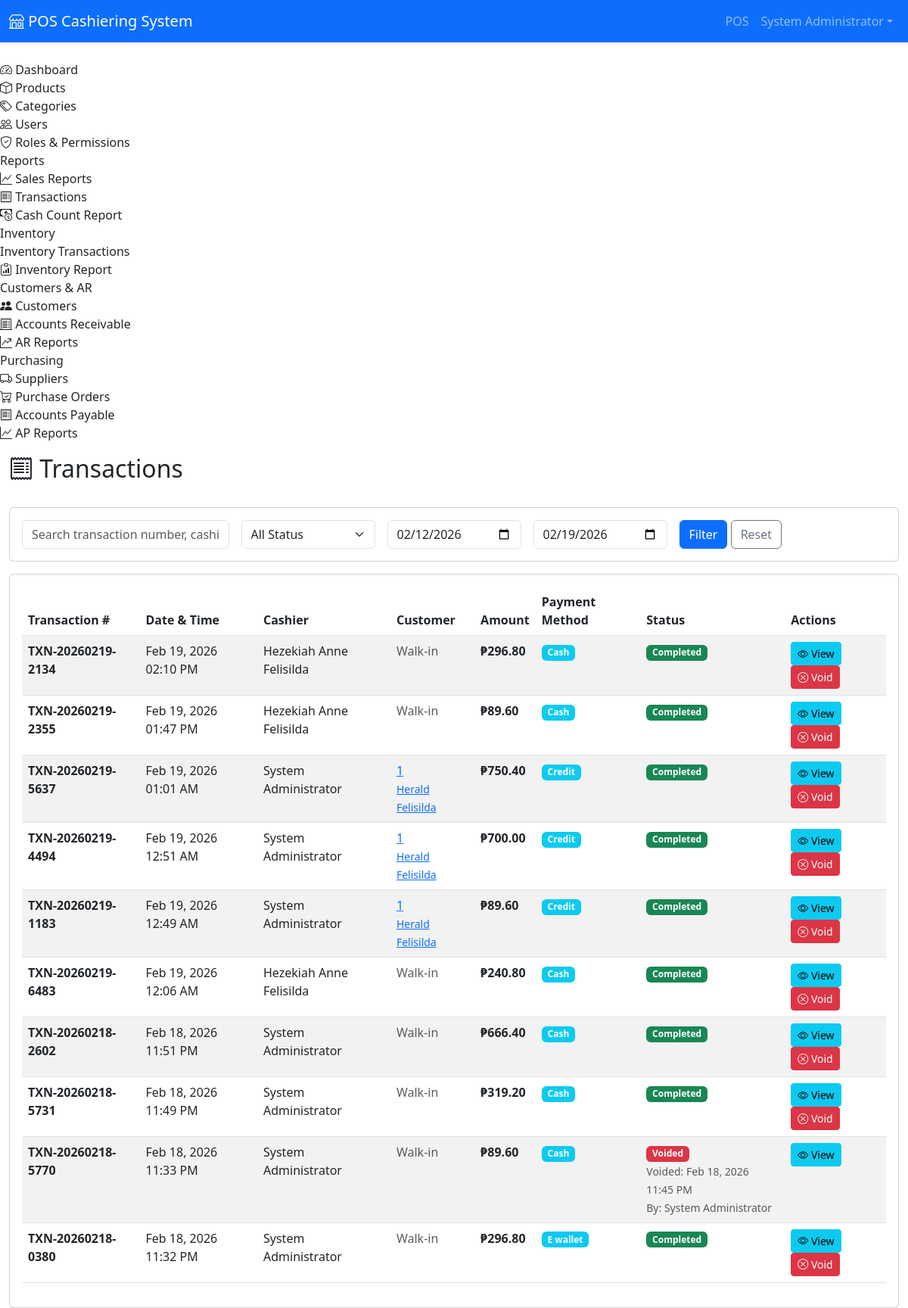
Page /POS/admin/transactions.php (signed in) on the committed database.
### tables this page shows
CREATE TABLE `transactions` (
  `id` int(11) NOT NULL AUTO_INCREMENT,
  `transaction_number` varchar(50) NOT NULL,
  `user_id` int(11) NOT NULL,
  `customer_id` int(11) DEFAULT NULL,
  `total_amount` decimal(10,2) NOT NULL,
  `discount_amount` decimal(10,2) DEFAULT 0.00,
  `tax_amount` decimal(10,2) DEFAULT 0.00,
  `final_amount` decimal(10,2) NOT NULL,
  `payment_method` enum('cash','credit_card','e_wallet','credit') DEFAULT 'cash',
  `payment_status` enum('pending','completed','refunded','voided') DEFAULT 'completed',
  `voided_at` timestamp NULL DEFAULT NULL,
  `voided_by` int(11) DEFAULT NULL,
  `void_reason` text DEFAULT NULL,
  `is_synced` tinyint(1) DEFAULT 0,
  `synced_at` timestamp NULL DEFAULT NULL,
  `created_at` timestamp NOT NULL DEFAULT current_timestamp(),
  `updated_at` timestamp NOT NULL DEFAULT current_timestamp() ON UPDATE current_timestamp(),
  PRIMARY KEY (`id`),
  UNIQUE KEY `transaction_number` (`transaction_number`),
  KEY `idx_transaction_number` (`transaction_number`),
  KEY `idx_user` (`user_id`),
  KEY `idx_created` (`created_at`),
  KEY `idx_synced` (`is_synced`),
  KEY `voided_by` (`voided_by`),
  KEY `idx_voided` (`voided_at`),
  KEY `idx_customer` (`customer_id`),
  CONSTRAINT `transactions_ibfk_1` FOREIGN KEY (`user_id`) REFERENCES `users` (`id`),
  CONSTRAINT `transactions_ibfk_2` FOREIGN KEY (`voided_by`) REFERENCES `users` (`id`) ON DELETE SET NULL,
  CONSTRAINT `transactions_ibfk_3` FOREIGN KEY (`customer_id`) REFERENCES `customers` (`id`) ON DELETE SET NULL
);

CREATE TABLE `users` (
  `id` int(11) NOT NULL AUTO_INCREMENT,
  `username` varchar(50) NOT NULL,
  `email` varchar(100) NOT NULL,
  `password` varchar(255) NOT NULL,
  `full_name` varchar(100) NOT NULL,
  `avatar_url` varchar(255) DEFAULT NULL COMMENT 'Profile image path relative to uploads/avatars/',
  `role_id` int(11) NOT NULL,
  `is_active` tinyint(1) DEFAULT 1,
  `created_at` timestamp NOT NULL DEFAULT current_timestamp(),
  `updated_at` timestamp NOT NULL DEFAULT current_timestamp() ON UPDATE current_timestamp(),
  PRIMARY KEY (`id`),
  UNIQUE KEY `username` (`username`),
  UNIQUE KEY `email` (`email`),
  KEY `idx_role` (`role_id`),
  KEY `idx_active` (`is_active`)
);

CREATE TABLE `customers` (
  `id` int(11) NOT NULL AUTO_INCREMENT,
  `customer_code` varchar(50) NOT NULL,
  `customer_name` varchar(255) NOT NULL,
  `email` varchar(255) DEFAULT NULL,
  `phone` varchar(50) DEFAULT NULL,
  `address` text DEFAULT NULL,
  `city` varchar(100) DEFAULT NULL,
  `state` varchar(100) DEFAULT NULL,
  `zip_code` varchar(20) DEFAULT NULL,
  `birth_date` date DEFAULT NULL,
  `customer_type` enum('regular','member') DEFAULT 'regular',
  `credit_limit` decimal(15,2) DEFAULT 0.00,
  `balance` decimal(15,2) DEFAULT 0.00 COMMENT 'Current outstanding balance',
  `points_balance` int(11) DEFAULT 0 COMMENT 'Reward points balance',
  `points_earned_total` int(11) DEFAULT 0 COMMENT 'Total points earned (lifetime)',
  `standing` enum('good','warning','bad') DEFAULT 'good',
  `is_active` tinyint(1) DEFAULT 1,
  `notes` text DEFAULT NULL,
  `created_at` timestamp NOT NULL DEFAULT current_timestamp(),
  `updated_at` timestamp NOT NULL DEFAULT current_timestamp() ON UPDATE current_timestamp(),
  PRIMARY KEY (`id`),
  UNIQUE KEY `customer_code` (`customer_code`),
  KEY `idx_code` (`customer_code`),
  KEY `idx_name` (`customer_name`),
  KEY `idx_type` (`customer_type`),
  KEY `idx_standing` (`standing`),
  KEY `idx_active` (`is_active`)
);

### POS/config/database.php (called while the page is built, shortened)
<?php
class Database {
    private $host = DB_HOST;
    private $user = DB_USER;
    private $pass = DB_PASS;
    private $name = DB_NAME;
    private $conn;
    private function connect() {
        try {
            $this->conn = new PDO(
                "mysql:host={$this->host};dbname={$this->name};charset=utf8mb4",
                $this->user,
                $this->pass,
                [
                    PDO::ATTR_ERRMODE => PDO::ERRMODE_EXCEPTION,
                    PDO::ATTR_DEFAULT_FETCH_MODE => PDO::FETCH_ASSOC,
                    PDO::ATTR_EMULATE_PREPARES => false
                ]
            );
        } catch (PDOException $e) {
            error_log("Database connection failed: " . $e->getMessage());
            throw new Exception("Database connection failed. Please check your database configuration and ensure the database 'pos_system' exists. Error: " . $e->getMessage());
        }
    }
    public function query($sql, $params = []) {
        try {
            $stmt = $this->conn->prepare($sql);
            $stmt->execute($params);
            return $stmt;
        } catch (PDOException $e) {
            error_log("Database query error: " . $e->getMessage());
            throw $e;
        }
    }
    public function fetch($sql, $params = []) {
        return $this->query($sql, $params)->fetch();
    }
    public function fetchAll($sql, $params = []) {
        return $this->query($sql, $params)->fetchAll();
    }
}

### POS/config/auth.php (called while the page is built, shortened)
<?php
require_once __DIR__ . '/database.php';
class Auth {
    private $db;
    public function __construct() {
        $this->db = new Database();
    }
    public function hasPermission($permission_name) {
        $permission = $this->db->fetch(
            "SELECT rp.id FROM role_permissions rp
             JOIN permissions p ON rp.permission_id = p.id
             WHERE rp.role_id = ? AND p.permission_name = ?",
            [$_SESSION['role_id'], $permission_name]
        );
        return $permission !== false;
    }
}

### POS/admin/transactions.php (the view, shortened to what this page needs)
<?php
require_once __DIR__ . '/includes/header.php';
require_once __DIR__ . '/../config/database.php';
$auth->requirePermission('view_reports');
$db = new Database();
$page = $_GET['page'] ?? 1;
$search = $_GET['search'] ?? '';
$date_from = $_GET['date_from'] ?? date('Y-m-d', strtotime('-7 days'));
$date_to = $_GET['date_to'] ?? date('Y-m-d');
$offset = ($page - 1) * ITEMS_PER_PAGE;
$where = "WHERE DATE(t.created_at) BETWEEN ? AND ?";
$params = [$date_from, $date_to];
$transactions = $db->fetchAll(
    "SELECT t.*, u.full_name as cashier_name, u2.full_name as voided_by_name,
     c.customer_code, c.customer_name
     FROM transactions t
     JOIN users u ON t.user_id = u.id
     LEFT JOIN users u2 ON t.voided_by = u2.id
     LEFT JOIN customers c ON t.customer_id = c.id
     $where
     ORDER BY t.created_at DESC
     LIMIT ? OFFSET ?",
    array_merge($params, [ITEMS_PER_PAGE, $offset])
);
$can_void = $auth->hasPermission('void_transactions');
?>
<div class="d-flex justify-content-between align-items-center mb-4">
    <h2><i class="bi bi-receipt"></i> Transactions</h2>
</div>
<div class="card mb-3">
    <div class="card-body">
        <form method="GET" class="row g-3">
            <div class="col-md-3">
                <input type="text" class="form-control" name="search" placeholder="Search transaction number, cashier, or customer..." value="<?php echo htmlspecialchars($search); ?>">
            </div>
            <div class="col-md-2">
                <select class="form-select" name="status">
                    <option value="">All Status</option>
                </select>
            </div>
            <div class="col-md-2">
                <input type="date" class="form-control" name="date_from" value="<?php echo $date_from; ?>">
            </div>
            <div class="col-md-2">
                <input type="date" class="form-control" name="date_to" value="<?php echo $date_to; ?>">
            </div>
            <div class="col-md-3">
                <button type="submit" class="btn btn-primary">Filter</button>
                <a href="transactions.php" class="btn btn-outline-secondary">Reset</a>
            </div>
        </form>
    </div>
</div>
<div class="card">
    <div class="card-body">
        <div class="table-responsive">
            <table class="table table-striped table-hover">
                <thead>
                    <tr>
                        <th>Transaction #</th>
                        <th>Date & Time</th>
                        <th>Cashier</th>
                        <th>Customer</th>
                        <th>Amount</th>
                        <th>Payment Method</th>
                        <th>Status</th>
                        <th>Actions</th>
                    </tr>
                </thead>
                <tbody>
                    <?php foreach ($transactions as $trans): ?>
                    <tr>
                        <td><strong><?php echo htmlspecialchars($trans['transaction_number']); ?></strong></td>
                        <td><?php echo date('M d, Y h:i A', strtotime($trans['created_at'])); ?></td>
                        <td><?php echo htmlspecialchars($trans['cashier_name']); ?></td>
                        <td>
                            <?php if ($trans['customer_code']): ?>
                            <a href="<?php echo APP_URL; ?>/admin/customer-details.php?id=<?php echo $trans['customer_id']; ?>">
                                <?php echo htmlspecialchars($trans['customer_code']); ?><br>
                                <small><?php echo htmlspecialchars($trans['customer_name']); ?></small>
                            </a>
                            <?php else: ?>
                            <span class="text-muted">Walk-in</span>
                            <?php endif; ?>
                        </td>
                        <td><strong>₱<?php echo number_format($trans['final_amount'], 2); ?></strong></td>
                        <td>
                            <span class="badge bg-info">
                                <?php echo ucfirst(str_replace('_', ' ', $trans['payment_method'])); ?>
                            </span>
                        </td>
                        <td>
                            <?php
                            $status_class = [
                                'completed' => 'bg-success',
                                'voided' => 'bg-danger',
                                'refunded' => 'bg-warning',
                                'pending' => 'bg-secondary'
                            ];
                            $class = $status_class[$trans['payment_status']] ?? 'bg-secondary';
                            ?>
                            <span class="badge <?php echo $class; ?>">
                                <?php echo ucfirst($trans['payment_status']); ?>
                            </span>
                            <?php if ($trans['voided_at']): ?>
                                <br><small class="text-muted">Voided: <?php echo date('M d, Y h:i A', strtotime($trans['voided_at'])); ?></small>
                                <?php if ($trans['voided_by_name']): ?>
                                    <br><small class="text-muted">By: <?php echo htmlspecialchars($trans['voided_by_name']); ?></small>
                                <?php endif; ?>
                            <?php endif; ?>
                        </td>
                        <td>
                            <button class="btn btn-sm btn-info" onclick="viewTransaction(<?php echo $trans['id']; ?>)">
                                <i class="bi bi-eye"></i> View
                            </button>
                            <?php if ($can_void && $trans['payment_status'] == 'completed'): ?>
                            <button class="btn btn-sm btn-danger" onclick="voidTransaction(<?php echo $trans['id']; ?>, '<?php echo htmlspecialchars($trans['transaction_number']); ?>')">
                                <i class="bi bi-x-circle"></i> Void
                            </button>
                            <?php endif; ?>
                        </td>
                    </tr>
                    <?php endforeach; ?>
                </tbody>
            </table>
        </div>
    </div>
</div>
<?php require_once __DIR__ . '/includes/footer.php'; ?>

### rows in the picture
transactions: transaction_number "TXN-20260219-2134", created_at "Feb 19, 2026 02:10 PM", user.full_name "Hezekiah Anne Felisilda", shows "Walk-in", final_amount "296.80", payment_method "Cash", payment_status "Completed"
transactions: transaction_number "TXN-20260219-2355", created_at "Feb 19, 2026 01:47 PM", user.full_name "Hezekiah Anne Felisilda", shows "Walk-in", final_amount "89.60", payment_method "Cash", payment_status "Completed"
transactions: transaction_number "TXN-20260219-5637", created_at "Feb 19, 2026 01:01 AM", user.full_name "System Administrator", customer.customer_code "1", customer.customer_name "Herald Felisilda", final_amount "750.40", payment_method "Credit", payment_status "Completed"
transactions: transaction_number "TXN-20260219-4494", created_at "Feb 19, 2026 12:51 AM", user.full_name "System Administrator", customer.customer_code "1", customer.customer_name "Herald Felisilda", final_amount "700.00", payment_method "Credit", payment_status "Completed"
transactions: transaction_number "TXN-20260219-1183", created_at "Feb 19, 2026 12:49 AM", user.full_name "System Administrator", customer.customer_code "1", customer.customer_name "Herald Felisilda", final_amount "89.60", payment_method "Credit", payment_status "Completed"
transactions: transaction_number "TXN-20260219-6483", created_at "Feb 19, 2026 12:06 AM", user.full_name "Hezekiah Anne Felisilda", shows "Walk-in", final_amount "240.80", payment_method "Cash", payment_status "Completed"
transactions: transaction_number "TXN-20260218-2602", created_at "Feb 18, 2026 11:51 PM", user.full_name "System Administrator", shows "Walk-in", final_amount "666.40", payment_method "Cash", payment_status "Completed"
transactions: transaction_number "TXN-20260218-5731", created_at "Feb 18, 2026 11:49 PM", user.full_name "System Administrator", shows "Walk-in", final_amount "319.20", payment_method "Cash", payment_status "Completed"
transactions: transaction_number "TXN-20260218-5770", created_at "Feb 18, 2026 11:33 PM", user.full_name "System Administrator", shows "Walk-in", final_amount "89.60", payment_method "Cash", payment_status "Voided", voided_at "Feb 18, 2026 11:45 PM"
transactions: transaction_number "TXN-20260218-0380", created_at "Feb 18, 2026 11:32 PM", user.full_name "System Administrator", shows "Walk-in", final_amount "296.80", payment_method "E wallet", payment_status "Completed"

### other values in the picture
APP_NAME "POS Cashiering System"
$currentUser['full_name'] "System Administrator"
